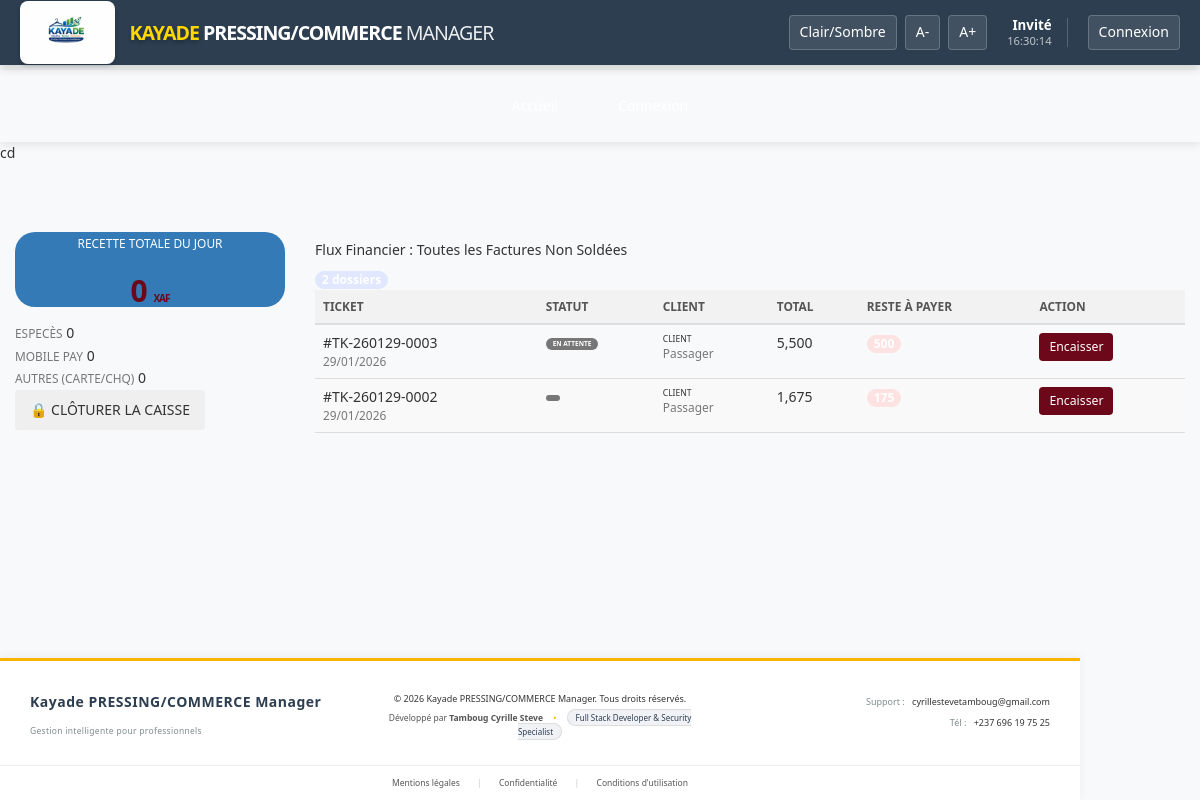
Page /pages/caisse/index.php on the earlier database version.
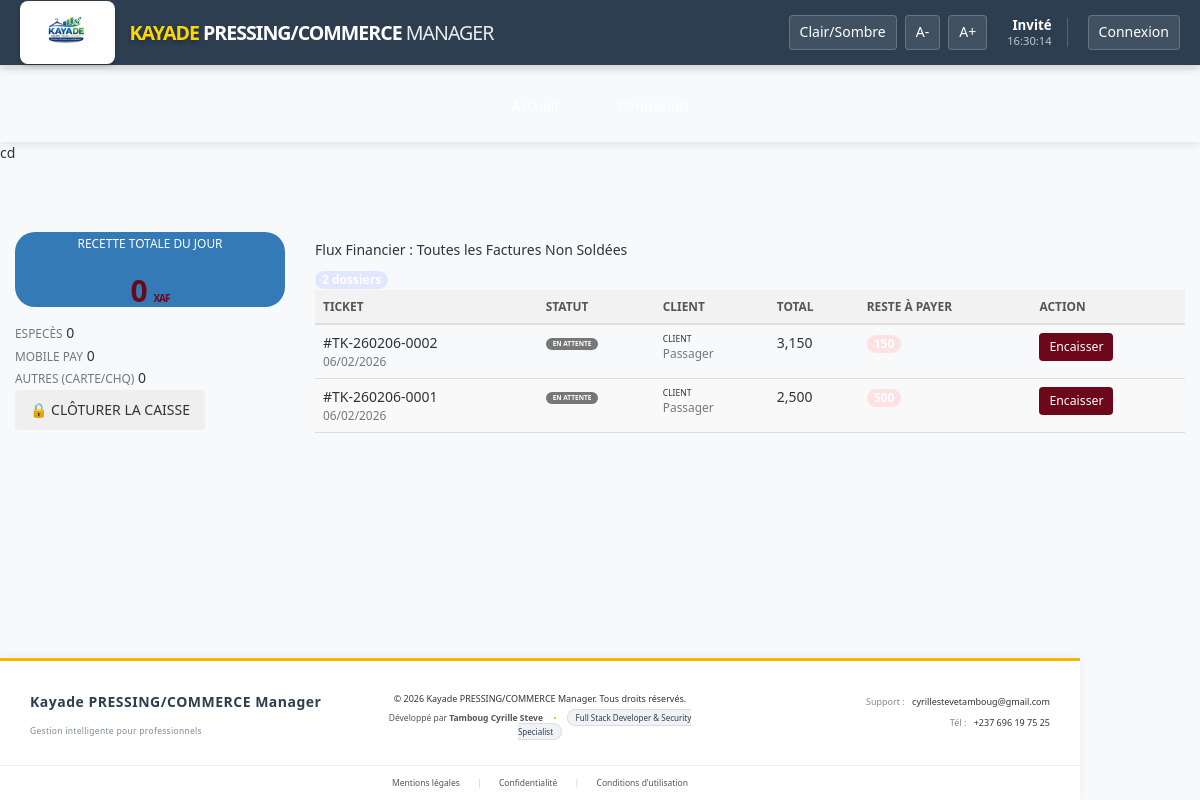
Same page on the later database version.
### tables this page shows
CREATE TABLE `tickets` (
  `id_ticket` int(11) NOT NULL,
  `numero_ticket` varchar(20) NOT NULL,
  `id_client` int(11) DEFAULT NULL,
  `id_agence` int(11) NOT NULL,
  `id_utilisateur` int(11) NOT NULL COMMENT 'Réceptionniste',
  `date_depot` datetime NOT NULL,
  `date_retrait_prevue` datetime DEFAULT NULL,
  `date_retrait_reelle` datetime DEFAULT NULL,
  `statut` enum('en_attente','en_traitement','pret','recupere','annule') DEFAULT 'en_attente',
  `notes` text DEFAULT NULL,
  `montant_total` decimal(10,2) DEFAULT 0.00,
  `montant_verse` decimal(10,2) DEFAULT 0.00,
  `montant_remise` decimal(10,2) DEFAULT 0.00,
  `mode_paiement` enum('especes','carte','cheque','mobile','autre') DEFAULT 'especes',
  `notes_client` text DEFAULT NULL,
  `notes_interne` text DEFAULT NULL,
  `created_at` timestamp NOT NULL DEFAULT current_timestamp(),
  `updated_at` timestamp NOT NULL DEFAULT current_timestamp() ON UPDATE current_timestamp(),
  `nombre_articles` int(11) DEFAULT 1,
  `statut_livraison` varchar(50) DEFAULT 'en_attente',
  `mode_retrait` enum('boutique','livraison') DEFAULT 'boutique',
  `total_ttc` decimal(10,2) DEFAULT 0.00
);

CREATE TABLE `clients` (
  `id_client` int(11) NOT NULL,
  `id_parrain` int(11) DEFAULT NULL,
  `nom_client` varchar(100) NOT NULL,
  `prenom_client` varchar(100) DEFAULT NULL,
  `telephone` varchar(20) NOT NULL,
  `email` varchar(100) DEFAULT NULL,
  `adresse` text DEFAULT NULL,
  `date_inscription` timestamp NOT NULL DEFAULT current_timestamp(),
  `points_fidelite` int(11) DEFAULT 0,
  `remise_speciale` decimal(5,2) DEFAULT 0.00,
  `notes` text DEFAULT NULL,
  `est_actif` tinyint(1) DEFAULT 1,
  `id_agence` int(11) DEFAULT NULL
);

### pages/caisse/index.php (the view, shortened to what the changed rows need)
<?php
require_once '../../fonctions/database.php';
$aujourdhui = date('Y-m-d');
$total_especes = 0; $total_mobile = 0; $total_autres = 0; $total_jour = 0;
$tickets_a_encaisser = [];
try {
    $stmt = $pdo->prepare("SELECT LOWER(mode_paiement) as mode, SUM(montant) as total FROM paiements
                           WHERE DATE(date_paiement) = ? GROUP BY mode");
    $stmt->execute([$aujourdhui]);
    $stats = $stmt->fetchAll(PDO::FETCH_KEY_PAIR);
    $total_jour = array_sum($stats);
    $sql_tickets = "SELECT t.*, c.nom_client, c.prenom_client
                    FROM tickets t
                    JOIN clients c ON t.id_client = c.id_client
                    WHERE (t.montant_total > (t.montant_verse + t.montant_remise))
                    ORDER BY t.date_depot DESC";
    $stmt = $pdo->prepare($sql_tickets);
    $stmt->execute();
    $tickets_a_encaisser = $stmt->fetchAll();
} catch (Exception $e) {
    $message = "<div class='alert alert-warning'>Erreur chargement : " . $e->getMessage() . "</div>";
}
include '../../templates/header.php';
include '../../templates/navigation.php';
?>
<div class="container-fluid py-5">
    <br><br><br>
    <div class="row g-4">
        <div class="col-md-3">
            <div class="card border-0 shadow-sm text-center p-4 mb-3 bg-primary text-white" style="border-radius: 20px;">
                <h2 class="fw-black m-0" style="letter-spacing: -1px;"><?= number_format($total_jour, 0) ?> <span style="font-size: 1rem;">XAF</span></h2>
            </div>
        </div>
        <div class="col-md-9">
            <div class="card border-0 shadow-sm" style="border-radius: 20px; overflow: hidden;">
                <div class="table-responsive">
                    <table class="table table-hover align-middle mb-0">
                        <thead class="bg-light">
                            <tr class="small text-muted text-uppercase">
                                <th class="ps-4">Ticket</th>
                                <th>Statut</th>
                                <th>Client</th>
                                <th>Total</th>
                                <th>Reste à payer</th>
                                <th class="text-end pe-4">Action</th>
                            </tr>
                        </thead>
                        <tbody>
                            <?php foreach ($tickets_a_encaisser as $t):
                                $reste = $t['montant_total'] - $t['montant_verse'] - $t['montant_remise'];
                                $status_badge = 'bg-secondary';
                                switch($t['statut']) {
                                    case 'en_attente': $status_badge = 'bg-warning text-dark'; break;
                                }
                            ?>
                                <tr>
                                    <td class="ps-4">
                                        <span class="fw-bold text-dark">#<?= $t['numero_ticket'] ?></span>
                                        <div class="small text-muted"><?= date('d/m/Y', strtotime($t['date_depot'])) ?></div>
                                    </td>
                                    <td>
                                        <span class="badge rounded-pill <?= $status_badge ?> small fw-bold text-uppercase" style="font-size: 0.65rem;">
                                            <?= str_replace('_', ' ', $t['statut']) ?>
                                        </span>
                                    </td>
                                    <td>
                                        <div class="fw-bold text-uppercase" style="font-size: 0.85rem;"><?= htmlspecialchars($t['nom_client']) ?></div>
                                        <div class="small text-muted"><?= htmlspecialchars($t['prenom_client']) ?></div>
                                    </td>
                                    <td class="fw-bold"><?= number_format($t['montant_total'], 0) ?></td>
                                    <td>
                                        <span class="badge bg-soft-danger text-danger fs-6 fw-black">
                                            <?= number_format($reste, 0) ?>
                                        </span>
                                    </td>
                                    <td class="text-end pe-4">
                                        <a href="encaisser.php?id=<?= $t['id_ticket'] ?>" class="btn btn-sm btn-primary rounded-pill px-3 fw-bold">
                                            Encaisser
                                        </a>
                                    </td>
                                </tr>
                            <?php endforeach; ?>
                        </tbody>
                    </table>
                </div>
            </div>
        </div>
    </div>
</div>
<?php include '../../templates/footer.php'; ?>

Differences in the rows shown:
no longer on this page (row edited): tickets: numero_ticket "TK-260129-0003", date_depot "29/01/2026", statut "EN ATTENTE", id_client.nom_client "CLIENT", id_client.prenom_client "Passager", montant_total "5,500", reste "500"
no longer on this page (row edited): tickets: numero_ticket "TK-260129-0002", date_depot "29/01/2026", id_client.nom_client "CLIENT", id_client.prenom_client "Passager", montant_total "1,675", reste "175"
added tickets: numero_ticket "TK-260206-0002", date_depot "06/02/2026", statut "EN ATTENTE", id_client.nom_client "CLIENT", id_client.prenom_client "Passager", montant_total "3,150", reste "150"
added tickets: numero_ticket "TK-260206-0001", date_depot "06/02/2026", statut "EN ATTENTE", id_client.nom_client "CLIENT", id_client.prenom_client "Passager", montant_total "2,500", reste "500"
